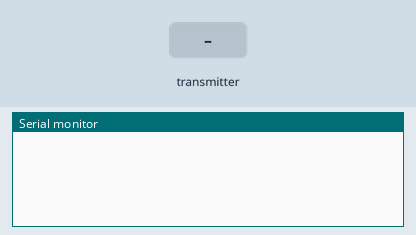
Bench run of a sketch on a simulated ESP8266 (NodeMCU). On the bench: the last lines printed to the serial monitor. The inputs (shaded band) are chosen by the test bench.

Above: at 1.2 s.
1.3 s: the transmitter starts sending msg = 0
At 1.61 s:
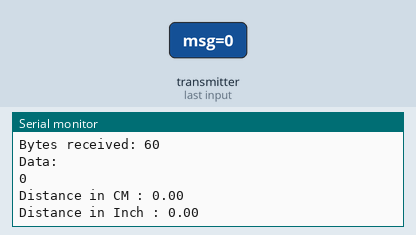
2.8 s: the transmitter starts sending distanceInCm = 25
4.3 s: the transmitter starts sending distanceInInch = 25
At 4.61 s:
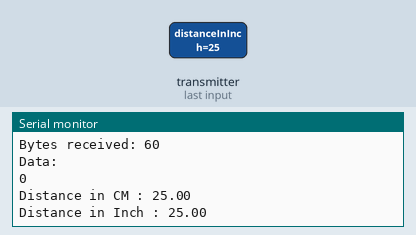
5.8 s: the transmitter starts sending msg = 1
7.3 s: the transmitter starts sending distanceInCm = 50
8.8 s: the transmitter starts sending distanceInInch = 50
At 9.11 s:
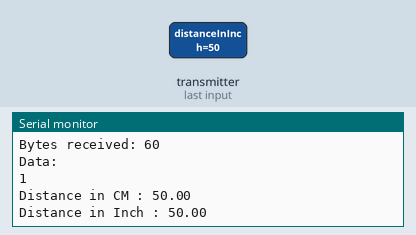
Timing chart, 0 to 11.3 s (numbered marks = the images above; inputs shaded):
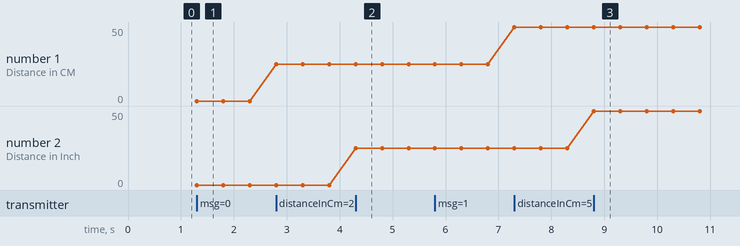

The sketch:

FrontPortReceiverHC-SRO4.ino
```cpp
/*
  Flow of the code
  1 - Put WiFi in STA Mode
  2 - Initialise ESPNOW
  3 - Set Role to Combo
  4 - Add peer device
  5 - Define Send Callback Function
  6 - Define Receive Callback Function
*/

#include <Wire.h>
#ifdef ESP32
  #include <WiFi.h>
#else
  #include <ESP8266WiFi.h>
#endif
#include <espnow.h>

// REPLACE WITH THE MAC Address of your receiver
uint8_t broadcastAddress[] = {0xC8, 0xC9, 0xA3, 0x69, 0xDA, 0xCA};

typedef struct struct_message {
  char msg[50];
  float distanceInCm;
  float distanceInInch;
} struct_message;

// Create a struct_message called outgoingReadings to hold outgoing data
//struct_message outgoingReadings;

// Create a struct_message called incomingReadings to hold incoming data
struct_message incomingReadings;

// Variable to store if sending data was successful
String success;

// Callback when data is sent
//void OnDataSent(uint8_t *mac_addr, uint8_t sendStatus) {
//  Serial.print("Last Packet Send Status: ");
//  if (sendStatus == 0) {
//    Serial.println("Delivery success");
//  }
//  else {
//    Serial.println("Delivery fail");
//  }
//}

// Callback when data is received
void OnDataRecv(uint8_t * mac, uint8_t *incomingData, uint8_t len) {
  memcpy(&incomingReadings, incomingData, sizeof(incomingReadings));
  Serial.print("Bytes received: ");
  Serial.println(len);
  Serial.println("Data: ");
  Serial.println(incomingReadings.msg);
  Serial.print("Distance in CM : ");
  Serial.println(incomingReadings.distanceInCm);
  Serial.print("Distance in Inch : ");
  Serial.println(incomingReadings.distanceInInch);
}


void setup() {
  // Init Serial Monitor
  Serial.begin(115200);

  // Set device as a Wi-Fi Station
  WiFi.mode(WIFI_STA);
  WiFi.disconnect();

  // Init ESP-NOW
  if (esp_now_init() != 0) {
    Serial.println("Error initialising ESP-NOW");
    return;
  }

  // Set ESP-NOW Role
  esp_now_set_self_role(ESP_NOW_ROLE_COMBO);

  // Once ESPNow is successfully Init, we will register for Send CB to
  // get the status of Transmitted packet
  // esp_now_register_send_cb(OnDataSent);

  // Register peer
  esp_now_add_peer(broadcastAddress, ESP_NOW_ROLE_COMBO, 1, NULL, 0);


  // Register for a callback function that will be called when data is received
  esp_now_register_recv_cb(OnDataRecv);
}

void loop() {

//  strcpy(outgoingReadings.msg, "Hello from Front NodeMCU");
//   esp_now_send(broadcastAddress, (uint8_t *) &outgoingReadings, sizeof(outgoingReadings));

  delay(2000);
}
```

Measured:
- after the input at 1.3 s, the serial monitor: prints a new line at once (image 1)
- after the input at 4.3 s, the serial monitor: prints a new line at once (image 2)
- after the input at 8.8 s, the serial monitor: prints a new line at once (image 3)
- plotted number 1: 0 → 25 after the input at 2.8 s, 25 → 50 after the input at 7.3 s
